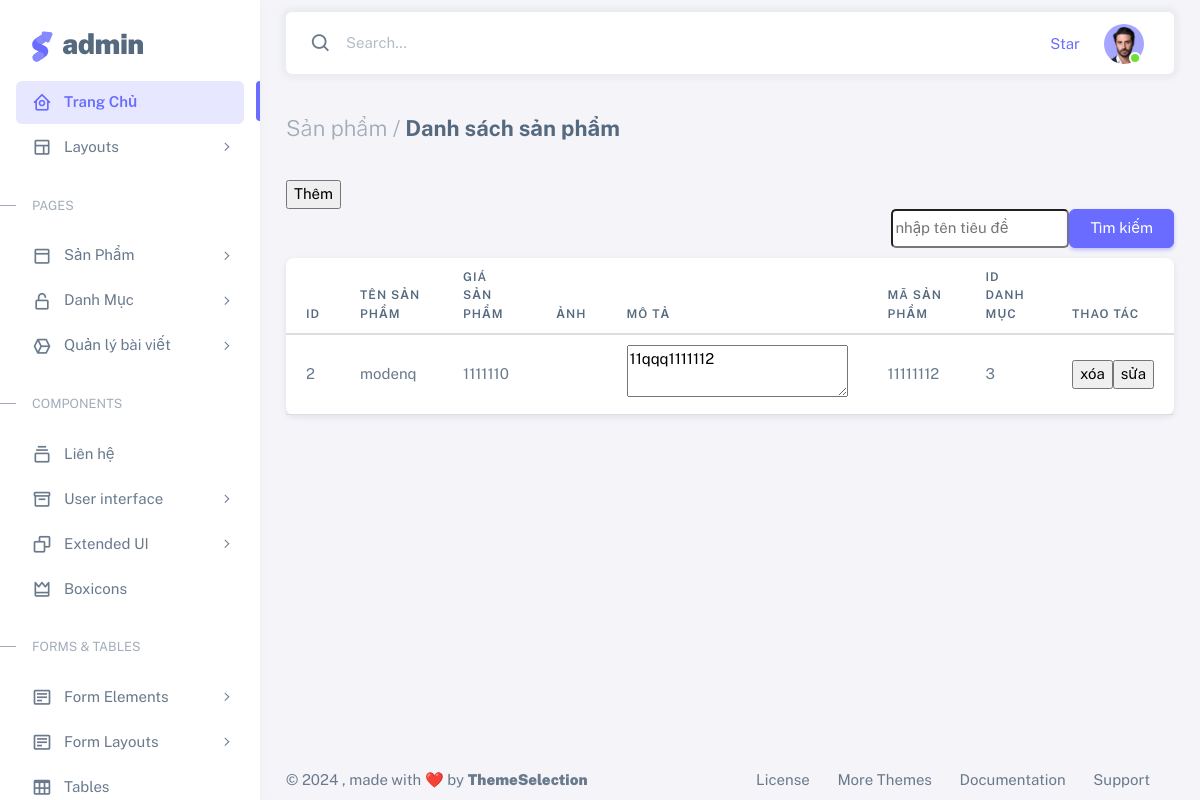
The page /admin/index.php?url=list-product on the database its author committed.
### tables this page shows
CREATE TABLE `tb_sanpham` (
  `id_san_pham` int(11) NOT NULL,
  `ten_san_pham` varchar(255) DEFAULT NULL,
  `gia_san_pham` float DEFAULT NULL,
  `img_path_default` varchar(255) DEFAULT NULL,
  `mo_ta_san_pham` text,
  `ma_san_pham` varchar(255) DEFAULT NULL,
  `id_danh_muc` int(11) DEFAULT NULL,
  `so_luong` int(11) DEFAULT NULL,
  `toption` int(11) DEFAULT NULL,
  `khuyen_mai` int(11) DEFAULT NULL
);

### admin/Controllers/ProductController.php (called while the page is built, shortened)
<?php
require_once "Models/Product.php";
class ProductController
{
    protected $product;
    public function __construct(){
        $this->product = new Product;
    }
    public function ListProduct()
    {
        $sanpham = $this->product->allProduct();
        include_once "Views/Product/list.php";
    }
}

### admin/Models/Product.php (called while the page is built, shortened)
<?php
require_once "BaseModel.php";
class Product extends BaseModel
{
    public function allProduct()
    {
        $sql = "SELECT * FROM tb_sanpham";
        return $this->SqlExecute($sql);
    }
}

### admin/Models/BaseModel.php (called while the page is built, shortened)
<?php
class BaseModel
{
    private $connect;
    public function __construct()
    {
        $this->connect = new PDO(
            "mysql:host=" . DBHOST . ";dbname=" . DBNAME,
            DBUSER,
            DBPASS
        );
    }
    public function SqlExecute($sql, $type = 2)
    {
        $stmt = $this->connect->prepare($sql);
        $stmt->execute();
        if ($type == 2) {
            return $stmt->fetchAll(PDO::FETCH_ASSOC);
        } elseif ($type == 1) {
            return $stmt->fetch(PDO::FETCH_ASSOC);
        } elseif ($type == 0) {
            if ($stmt->rowCount() > 0) {
                return true;
            } else {
                return false;
            }
        }
    }
}

### admin/Views/Product/list.php (the view)
<div class="container-xxl flex-grow-1 container-p-y">
     <h4 class="fw-bold py-3 mb-4"><span class="text-muted fw-light">Sản phẩm /</span> Danh sách sản phẩm</h4>
     <div class="a">
        <a href="?url=add-product"><input type="submit" name="them" value="Thêm"></a>
        <form method="post">
            <div class="d-flex justify-content-end" style="margin-bottom: 10px;">
                <input class="p o v" type="text" name="noidung" placeholder="nhập tên tiêu đề" style="border-radius: 5px;">
                <input class="btn btn-primary p o v" type="submit" name="btn" value="Tìm kiếm">
            </div>
        </form>
     </div>
     <div class="row">
         <div class="col-md-12">
             <div class="card">
                <table class="table">
                    <thead>
                        <tr>
                            <th>Id</th>
                            <th>Tên sản phẩm</th>
                            <th>Giá sản phẩm</th>
                            <th>Ảnh</th>
                            <th>Mô tả</th>
                            <th>Mã sản phẩm</th>
                            <th>Id danh mục</th>
                            <th>thao tác</th>
                        </tr>
                    </thead>
                    <tbody>
                        <?php foreach($sanpham as $key => $sp):
                        $xoa = "?url=xoa-product&id=".$sp['id_san_pham'];
                        $sua = "?url=sua-product&id=".$sp['id_san_pham'];?>
                        <tr>
                            <td><?= $sp['id_san_pham']?></td>
                            <td><?= $sp['ten_san_pham']?></td>
                            <td><?= $sp['gia_san_pham']?></td>
                            <td> <img style="width: 50px;height: auto;" src="uploads/<?= $sp['img_path_default']?>" alt=""></td>
                            <td>
                                <textarea readonly name="" id="" cols="25" rows="2"><?= $sp['mo_ta_san_pham']?></textarea>
                            </td>
                            <td><?= $sp['ma_san_pham']?></td>
                            <td><?= $sp['id_danh_muc']?></td>
                            <td>
                                <div class="change" style="display: flex; " >
                                    <form action="<?= $xoa?>" method="post">
                                        <input type="submit" name="xoa" value="xóa">
                                    </form>
                                    <form action="<?= $sua?>" method="post">
                                        <input type="submit" name="sua" value="sửa">
                                    </form>
                                </div>
                            </td>
                            <?php endforeach ?>
                        </tr>
                    </tbody>
                </table>
             </div>
         </div>
     </div>
 </div>

### rows shown on the page
tb_sanpham: id_san_pham "2", ten_san_pham "modenq", gia_san_pham "1111110", mo_ta_san_pham "11qqq1111112", ma_san_pham "11111112", id_danh_muc "3"
